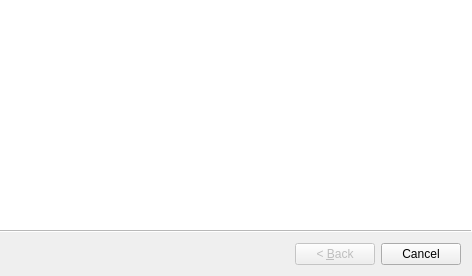
<?xml version="1.0" encoding="UTF-8"?>
<ui version="4.0">
 <class>Wizard</class>
 <widget class="QWizard" name="Wizard">
  <property name="geometry">
   <rect>
    <x>0</x>
    <y>0</y>
    <width>472</width>
    <height>276</height>
   </rect>
  </property>
  <property name="windowTitle">
   <string>Welcome to KCrypt creation wizard</string>
  </property>
  <property name="wizardStyle">
   <enum>QWizard::ModernStyle</enum>
  </property>
  <property name="titleFormat">
   <enum>Qt::AutoText</enum>
  </property>
  <property name="subTitle" stdset="0">
   <string>Chose between encrypted virtual disk image or a partition</string>
  </property>
 </widget>
 <resources/>
 <connections/>
</ui>
